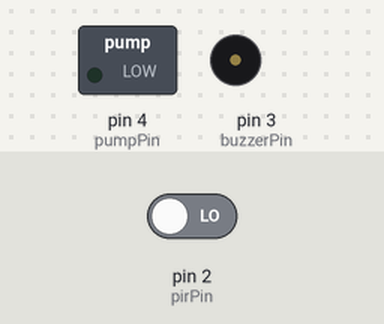
A sketch run on a simulated Arduino Uno, built with avr-gcc and run on an emulated ATmega328P. Parts: switched loads named in the sketch (green lamp = pin HIGH), buzzer (waves = sounding, pin HIGH). The test bench sets the inputs (shaded band); at power-on: pin 2 (pirPin) LOW. What the sketch prints to the serial monitor is not drawn.

Above: at 1.8 s.
1.9 s: pin 2 (pirPin) driven HIGH
At 2.8 s:
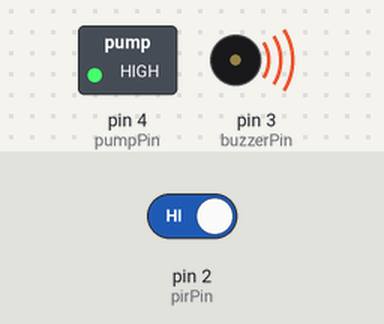
3.5 s: pin 2 (pirPin) driven LOW
At 3.9 s:
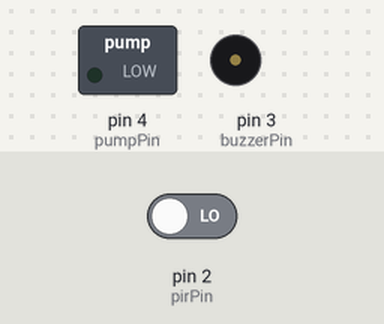
Timing chart, 0 to 6.5 s (numbered marks = the images above; inputs shaded):
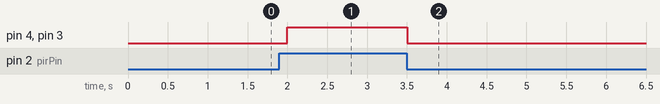

Measured:
- after the input at 1.9 s, pin 4 (pumpPin), pin 3 (buzzerPin): LOW → HIGH after 0.10 s
- after the input at 3.5 s, pin 4 (pumpPin), pin 3 (buzzerPin): HIGH → LOW at once

The sketch:

funky_wluff_turing1.ino
```cpp
int pirPin = 2;       // PIR sensor output
int buzzerPin = 3;    // Buzzer
int pumpPin = 4;      // Pump (controlled by transistor)

void setup() {
  pinMode(pirPin, INPUT);
  pinMode(buzzerPin, OUTPUT);
  pinMode(pumpPin, OUTPUT);
  Serial.begin(9600);
}

void loop() {
  int motionDetected = digitalRead(pirPin);

  if (motionDetected == HIGH) {
    digitalWrite(buzzerPin, HIGH);
    digitalWrite(pumpPin, HIGH);
    Serial.println("🚶 Motion detected! Activating system.");
  } else {
    digitalWrite(buzzerPin, LOW);
    digitalWrite(pumpPin, LOW);
    Serial.println("🛑 No motion.");
  }

  delay(500);
}
```
